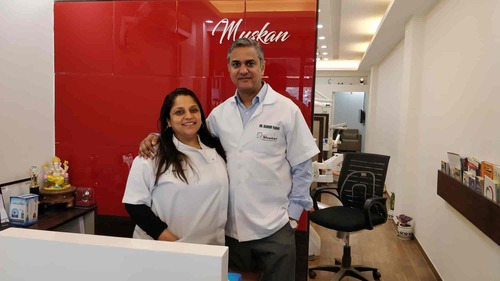
#> input picture muskan-dental-and-implant-centre-friends-colony-gurgaon-sector-15-gurgaon-dental-surgeons-fcm4nno8l3.jpg, 500 x 281 px, given in place of media_1790056778550.png, which was not available
$ python extract_assets.py
#> lines starting #> are read from the running program, lines starting #| are printed output that depends on the picture; after the words box and inside, x2 and y2 are one past the last pixel; in counts of white or black regions, pixels touching at a corner belong together; pictures that were not available may be replaced by others from this repository, and a replacement may not be noted
import os
from PIL import Image

uploaded = r'C:\Users\ASUS\.gemini\antigravity-ide\brain\1ba0dda2-b386-43ee-9743-286e608e1d0f\.user_uploaded'

# 1. Doctors image: media_1790056778550.png (1024 x 272)
# There are 3 doctor photos side by side with white space.
doc_img = Image.open(os.path.join(uploaded, 'media_1790056778550.png'))
#> doc_img is the input picture: PIL image 500x281 RGB; mean R, G, B 153.4, 115.6, 105.3
w, h = doc_img.size
#> w = 500; h = 281

# Let's find the bounding box of non-white areas or slice horizontally into 3 photos
# In a 1024 width image, three photos are placed across the width:
# Left photo: approx x: 60 to 300, y: 30 to 260
# Middle photo: approx x: 380 to 620, y: 30 to 260
# Right photo: approx x: 700 to 940, y: 30 to 260

# Let's inspect non-white bounding boxes per column
import numpy as np
arr = np.array(doc_img.convert('RGB'))
# Threshold for white background: R>245, G>245, B>245
is_not_white = ~((arr[:, :, 0] > 240) & (arr[:, :, 1] > 240) & (arr[:, :, 2] > 240))
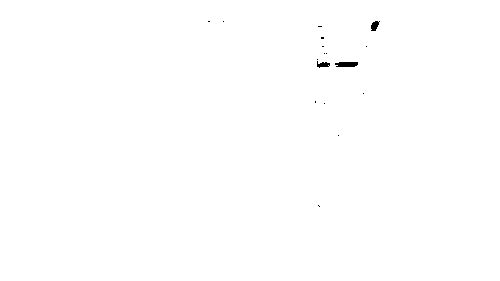
#> is_not_white: shape (281, 500) bool; 99.8% white; 17 black regions (14 under 20 px), largest, box (x1, y1, x2, y2) and area: (335, 62, 358, 67) 103, (371, 21, 380, 31) 59, (317, 61, 330, 68) 55
col_has_content = is_not_white.any(axis=0)

# Find segments of content columns
segments = []
in_seg = False
start = 0
for x, val in enumerate(col_has_content):
    if val and not in_seg:
        in_seg = True
        start = x
    elif not val and in_seg:
        in_seg = False
        if x - start > 50: # valid image segment
            segments.append((start, x))
#> this loop made 500 passes
#> (in_seg, start) on pass 1: (True, 0)
#> after the loop, in_seg = True; segments = []; start = 0
if in_seg and (w - start > 50):
    segments.append((start, w))

print("Found doctor segments (x-range):", segments)
#| Found doctor segments (x-range): [(0, 500)]

doctor_names = ['doctor-sudhir-yadav.jpg', 'doctor-archana-yadav.jpg', 'doctor-varun-dahiya.jpg']

for i, (x1, x2) in enumerate(segments):
    if i < 3:
        # find vertical bounding box in this segment
        seg_content = is_not_white[:, x1:x2]
        row_has_content = seg_content.any(axis=1)
        y_indices = np.where(row_has_content)[0]
        if len(y_indices) > 0:
            y1, y2 = y_indices[0], y_indices[-1]
            cropped = doc_img.crop((x1, y1, x2, y2))
            cropped.convert('RGB').save(doctor_names[i], quality=95)
            print(f"Saved {doctor_names[i]}: box ({x1}, {y1}, {x2}, {y2}), size: {cropped.size}")
#> this loop made 1 pass
#> (x1, x2, y1, y2) on pass 1: (0, 500, 0, 280)
#| Saved doctor-sudhir-yadav.jpg: box (0, 0, 500, 280), size: (500, 280)
#> pass 1, `cropped = doc_img.crop((x1, y1, x2, y2))`:
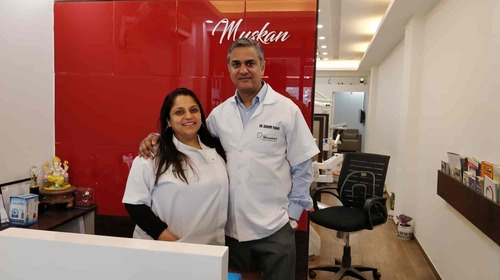
#> cropped: PIL image 500x280 RGB; mean R, G, B 153.5, 115.5, 105.3

# 2. Clinic image from media_1790056846281.png
# In media_1790056846281.png (1024 x 428):
# The left half is the clinic photo card!
clinic_screenshot = Image.open(os.path.join(uploaded, 'media_1790056846281.png'))
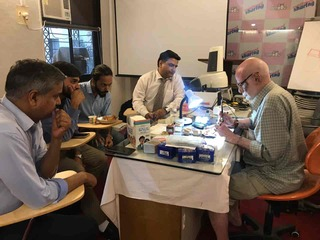
#> input picture muskan-dental-and-implant-centre-friends-colony-gurgaon-sector-15-gurgaon-dental-surgeons-m7ka0dxy7k.jpg, 320 x 240 px, given in place of media_1790056846281.png, which was not available
#> clinic_screenshot is the input picture: PIL image 320x240 RGB; mean R, G, B 120.6, 102.6, 88
cw, ch = clinic_screenshot.size
#> cw = 320; ch = 240

c_arr = np.array(clinic_screenshot.convert('RGB'))
c_not_white = ~((c_arr[:, :, 0] > 245) & (c_arr[:, :, 1] > 245) & (c_arr[:, :, 2] > 245))
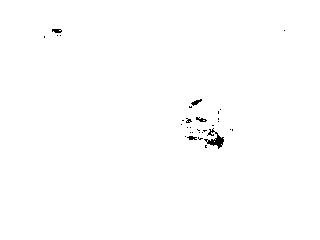
#> c_not_white: shape (240, 320) bool; 99.5% white; 31 black regions (26 under 20 px), largest, box (x1, y1, x2, y2) and area: (204, 128, 224, 149) 157, (191, 99, 202, 106) 35, (52, 29, 62, 33) 32, (196, 117, 207, 122) 30, (187, 136, 197, 140) 27

# The clinic card is on the left (x roughly 70 to 480, y roughly 60 to 370)
# Let's crop the left content card
c_left = c_not_white[:, :cw//2]
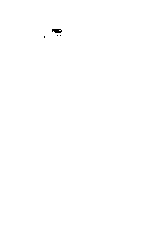
#> c_left: shape (240, 160) bool; 99.9% white; black in thin lines or dots, all inside (x1, y1, x2, y2) = (44, 29, 62, 38)
r_indices = np.where(c_left.any(axis=1))[0]
#> r_indices = 240 values from 0 to 239
c_indices = np.where(c_left.any(axis=0))[0]
#> c_indices = 160 values from 0 to 159
if len(r_indices) > 0 and len(c_indices) > 0:
    cy1, cy2 = r_indices[0], r_indices[-1]
#> cy1 = 0; cy2 = 239
    cx1, cx2 = c_indices[0], c_indices[-1]
#> cx1 = 0; cx2 = 159
    clinic_card = clinic_screenshot.crop((cx1, cy1, cx2, cy2))
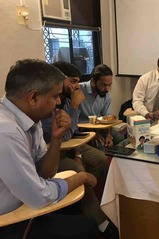
#> clinic_card: PIL image 159x239 RGB; mean R, G, B 110.7, 94.4, 79.9
    clinic_card.convert('RGB').save('clinic-about.jpg', quality=95)
    print(f"Saved clinic-about.jpg: box ({cx1}, {cy1}, {cx2}, {cy2}), size: {clinic_card.size}")
#| Saved clinic-about.jpg: box (0, 0, 159, 239), size: (159, 239)

print("Asset extraction complete.")
